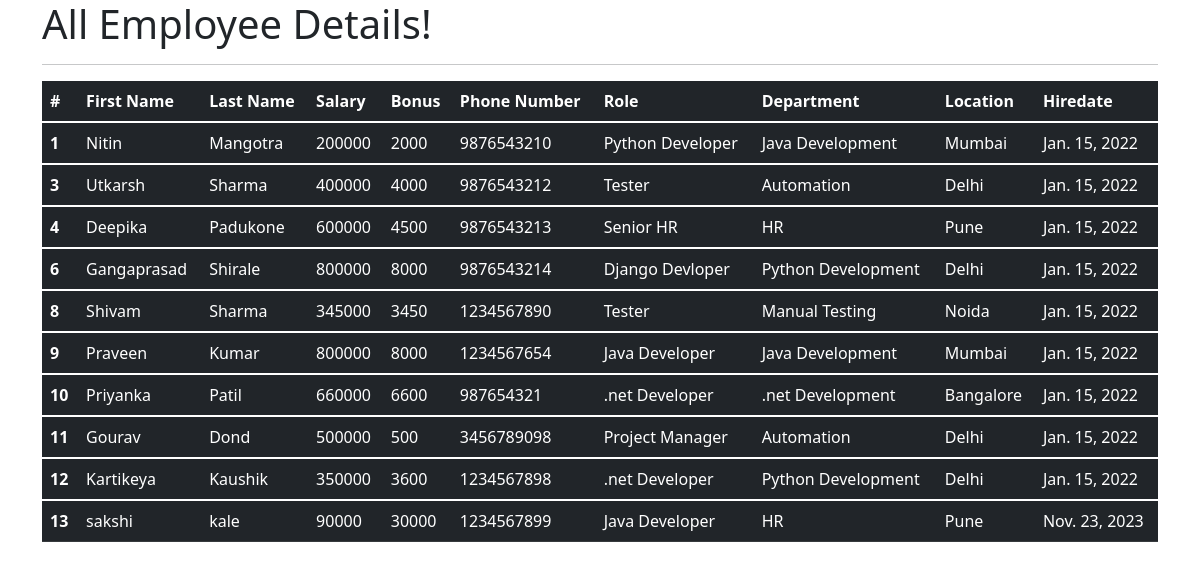
The app's page /all_emp with its own data.
### emp_app/models.py (models this page shows, shortened)
class Employee(models.Model):
    first_name = models.CharField(max_length=100, null=False)
    last_name = models.CharField(max_length=100)
    dept = models.ForeignKey(Department, on_delete=models.CASCADE)
    salary = models.IntegerField(default=0)
    bonus = models.IntegerField(default=0)
    role = models.ForeignKey(Role, on_delete=models.CASCADE)
    phone = models.IntegerField(default=0)
    hire_date = models.DateField()
    def __str__(self):
        return "%s %s %s" %(self.first_name, self.last_name, self.phone)

class Role(models.Model):
    name = models.CharField(max_length=100, null=False)

class Department(models.Model):
    name = models.CharField(max_length=100,null=False)
    location = models.CharField(max_length=100)

### emp_app/views.py (the view)
# urls.py: path('all_emp', views.all_emp, name='all_emp'),
def all_emp(request):
    emps = Employee.objects.all()
    context = {
        'emps': emps
    }
    print(context)
    return render(request, 'view_all_emp.html', context)

### emp_app/templates/view_all_emp.html (shortened to what this page needs)
<!DOCTYPE html>
<html lang="en">
<head>
  <link href="https://cdn.jsdelivr.net/npm/bootstrap@5.1.3/dist/css/bootstrap.min.css" rel="stylesheet">
</head>
  <body>
  <div class="container">
          <h1>All Employee Details!</h1>
      <hr>
     <table class="table table-dark">
  <thead>
    <tr>
      <th scope="col">#</th>
      <th scope="col">First Name</th>
      <th scope="col">Last Name</th>
      <th scope="col">Salary</th>
      <th scope="col">Bonus</th>
      <th scope="col">Phone Number</th>
      <th scope="col">Role</th>
      <th scope="col">Department</th>
      <th scope="col">Location</th>
      <th scope="col">Hiredate</th>
    </tr>
  </thead>
         {% for emp in emps %}
  <tbody>
    <tr>
      <th scope="row">{{emp.id}}</th>
      <td>{{emp.first_name}}</td>
      <td>{{emp.last_name}}</td>
      <td>{{emp.salary}}</td>
      <td>{{emp.bonus}}</td>
      <td>{{emp.phone}}</td>
      <td>{{emp.role.name}}</td>
      <td>{{emp.dept.name}}</td>
      <td>{{emp.dept.location}}</td>
      <td>{{emp.hire_date}}</td>
    </tr>
  </tbody>
         {% endfor %}
</table>
  </div>
  </body>
</html>

### records on screen
Employee: id "1", first_name "Nitin", last_name "Mangotra", salary "200000", bonus "2000", phone "9876543210", role.name "Python Developer", dept.name "Java Development", dept.location "Mumbai", hire_date "Jan. 15, 2022"
Employee: id "3", first_name "Utkarsh", last_name "Sharma", salary "400000", bonus "4000", phone "9876543212", role.name "Tester", dept.name "Automation", dept.location "Delhi", hire_date "Jan. 15, 2022"
Employee: id "4", first_name "Deepika", last_name "Padukone", salary "600000", bonus "4500", phone "9876543213", role.name "Senior HR", dept.name "HR", dept.location "Pune", hire_date "Jan. 15, 2022"
Employee: id "6", first_name "Gangaprasad", last_name "Shirale", salary "800000", bonus "8000", phone "9876543214", role.name "Django Devloper", dept.name "Python Development", dept.location "Delhi", hire_date "Jan. 15, 2022"
Employee: id "8", first_name "Shivam", last_name "Sharma", salary "345000", bonus "3450", phone "1234567890", role.name "Tester", dept.name "Manual Testing", dept.location "Noida", hire_date "Jan. 15, 2022"
Employee: id "9", first_name "Praveen", last_name "Kumar", salary "800000", bonus "8000", phone "1234567654", role.name "Java Developer", dept.name "Java Development", dept.location "Mumbai", hire_date "Jan. 15, 2022"
Employee: id "10", first_name "Priyanka", last_name "Patil", salary "660000", bonus "6600", phone "987654321", role.name ".net Developer", dept.name ".net Development", dept.location "Bangalore", hire_date "Jan. 15, 2022"
Employee: id "11", first_name "Gourav", last_name "Dond", salary "500000", bonus "500", phone "3456789098", role.name "Project Manager", dept.name "Automation", dept.location "Delhi", hire_date "Jan. 15, 2022"
Employee: id "12", first_name "Kartikeya", last_name "Kaushik", salary "350000", bonus "3600", phone "1234567898", role.name ".net Developer", dept.name "Python Development", dept.location "Delhi", hire_date "Jan. 15, 2022"
Employee: id "13", first_name "sakshi", last_name "kale", salary "90000", bonus "30000", phone "1234567899", role.name "Java Developer", dept.name "HR", dept.location "Pune", hire_date "Nov. 23, 2023"
